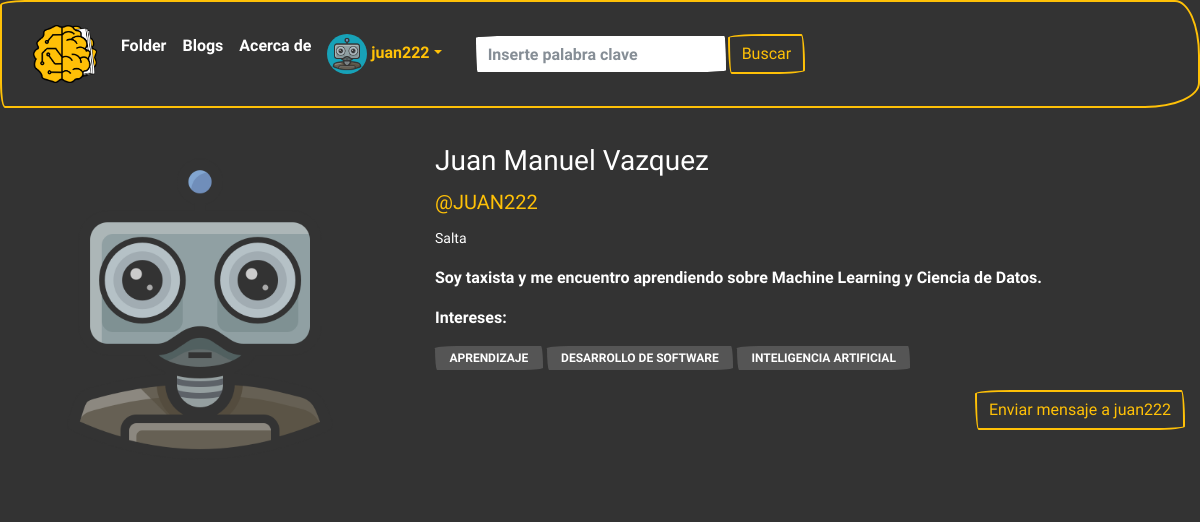
The page /accounts/mi_profile/ (signed in) on the database its author committed.
### accounts/models.py (models this page shows, shortened)
class Profile(models.Model):
    user = models.OneToOneField(
        User, on_delete=models.CASCADE, related_name='profile')
    image = models.ImageField(
        upload_to='users', default='users/robot_avatar.png', null=True, blank=True)
    location = models.CharField(max_length=100, null=True, blank=True)
    bio = models.TextField(max_length=300, null=True, blank=True)
    interests = models.ManyToManyField(
        Interest, verbose_name='Intereses')
    class Meta:
        verbose_name = 'Perfil'
        verbose_name_plural = 'Perfiles'
        ordering = ['-id']

class Interest(models.Model):
    name = models.CharField(max_length=80, unique=True, verbose_name='nombre')
    class Meta:
        verbose_name = 'Interes'
        verbose_name_plural = 'Intereses'
        ordering = ['name']

### accounts/views.py (the view)
# urls.py: path("mi_profile/", mi_profile, name="mi_profile")
@login_required
def mi_profile(request):
    user = request.user
    return render(request, 'user_profile.html', {'profile_user': user})

### templates/user_profile.html (shortened to what this page needs)
{% extends "base.html" %}
{% load crispy_forms_tags %}
{% load static %}
{% block contenido %}
<div class="container-fluid">
    {% if error1 %}
    <div class="alert alert-danger">
        <strong>El perfil solicitado no existe.</strong> <a class='btn btn-outline-primary m-2'
            href="{%url 'explore'%}">Explorar Folder</a>
    </div>
    {% else %}
    {% if request.user.is_authenticated %}
    <div class="row">
        <div class="col-md-4">
            <div class="card-img-top border-warning">
                {% if user.profile.image %}
                <img src={{ profile_user.profile.image.url }} class="card-img" alt="...">
                {% else %}
                <img src="{% static 'img/robot_avatar.png' %}" class="card-img" alt="...">
                {% endif %}
            </div>
        </div>
        <div class="col-md-8">
            <div class="card-body border-white">
                <h3 class="card-title text-white">{{ profile_user.first_name }} {{ profile_user.last_name }}</h3>
                <h5 class="card-title text-warning">@{{ profile_user.username | upper }}</h5>
                <small class="text-white"> {{ profile_user.profile.location }}</small>
                <p class="card-text mt-3 text-white">{{ profile_user.profile.bio }}</p>
                <strong class="card-text mt-3 text-white">Intereses:</strong> <br>
                {% for interest in profile_user.profile.interests.all %}
                <span class="badge bg-secondary  mt-3 text-white bg-black border-white">
                    {{ interest.name | upper}}</span>
                {% endfor %}
            </div>
            <div class="d-flex d-flex  justify-content-end">
                <a class="btn btn-outline-warning" href="/mensajes/ms/{{profile_user}}">Enviar mensaje a
                    {{profile_user}}</a>
            </div>
        </div>
    </div>
    {% else %}
    <div class="alert alert-danger">
        <strong>Debes inicir sesion para poder acceder al perfil</strong> <a class='btn btn-outline-primary m-2'
            href="{%url 'user_login'%}">Iniciar sesion</a>
    </div>
    {% endif %}
    {% endif %}
</div>
{% endblock contenido %}

### templates/base.html (shortened to what this page needs)
<!DOCTYPE html>
<html lang="es">
<head>
    {% load static %}
    <link rel="stylesheet" href="https://cdn.jsdelivr.net/npm/bootswatch@4.5.2/dist/sketchy/bootstrap.min.css"
>
</head>
<body>
    <header>
        <nav class="navbar navbar-expand-lg navbar-dark bg-primary border-warning">
            <div class="container-fluid">
                <a class="navbar-brand" href="{%url 'explore'%}"><img style="width:4rem;margin:0px"
                        src="{%static 'img/aifolder.png'%}" alt="" srcset=""></a>
                <div class="collapse navbar-collapse" id="navbarColor01">
                    <ul class="navbar-nav me-auto">
                        <li class="nav-item">
                            <a class="nav-link" href="{%url 'explore'%}">Folder</a>
                        </li>
                        <li class="nav-item">
                            <a class="nav-link" href="{%url 'blog'%}">Blogs</a>
                        </li>
                        <li class="nav-item">
                            <a class="nav-link" href="{%url 'about'%}">Acerca de</a>
                        </li>
                        {% if user.is_authenticated %}
                        <li class="nav-item dropdown">
                            <a class="nav-link dropdown-toggle text-warning" data-bs-toggle="dropdown" href="#"
                                role="button" aria-haspopup="true" aria-expanded="false">
                                {% if user.profile.image %}
                                <img style="width:40px" class="bg-info rounded-circle" src="{{user.profile.image.url}}"
                                    alt="" srcset="">
                                {% endif %}
                                {{user}}</a>
                        </li>
                        {% endif %}
                    </ul>
                    <form class="d-flex" action="{% url 'search' %}" method="GET">
                        <div class="form">
                            <div class="d-flex m-4">
                                <input type="text" class="form-control" id="claves" name="claves"
                                    placeholder="Inserte palabra clave" required><button
                                    class="btn btn-outline-warning text-secoundary my-2 my-sm-0" type="submit"
                                    class="btn btn-primary">Buscar</button>
                            </div>
                        </div>
                    </form>
                </div>
            </div>
        </nav>
    </header>
    <main>
        <div style="margin-top: 1rem">
            {% block contenido %}
            {% endblock contenido %}
        </div>
    </main>
</body>
</html>

### templates/base.html (style rules this page uses)
body { margin: 0px; border: 0px; padding: 0px; background: #333333; }

### rows shown on the page
Interest: name "APRENDIZAJE"
Interest: name "DESARROLLO DE SOFTWARE"
Interest: name "INTELIGENCIA ARTIFICIAL"

### other values the page prints
{{ user }} "juan222"
{{ profile_user.first_name }} "Juan Manuel"
{{ profile_user.last_name }} "Vazquez"
{{ profile_user.username | upper }} "JUAN222"
{{ profile_user.profile.location }} "Salta"
{{ profile_user.profile.bio }} "Soy taxista y me encuentro aprendiendo sobre Machine Learning y Ciencia de Datos."
{{ profile_user }} "juan222"
